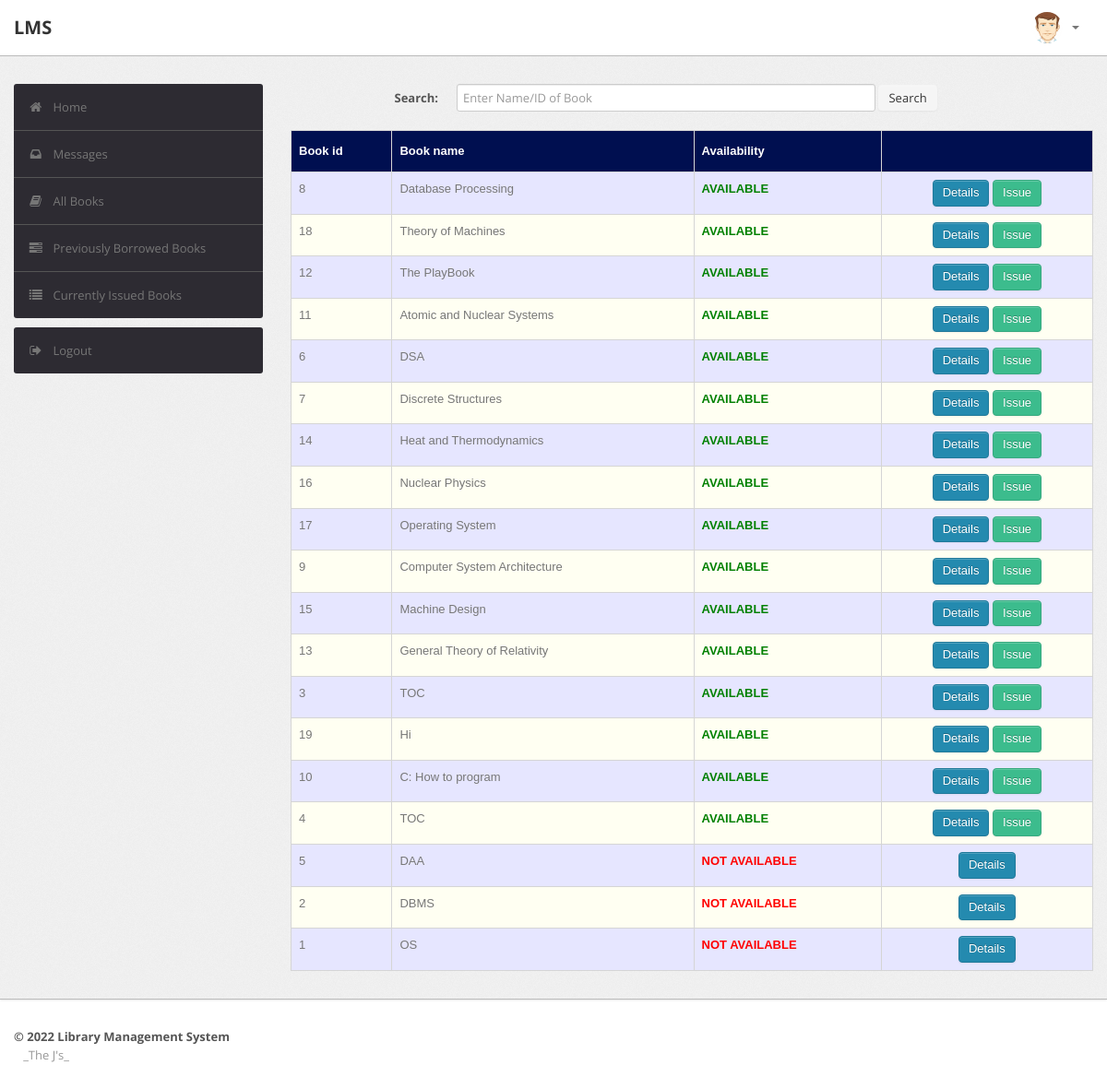
Page /faculty/book.php (signed in) on the earlier database version.
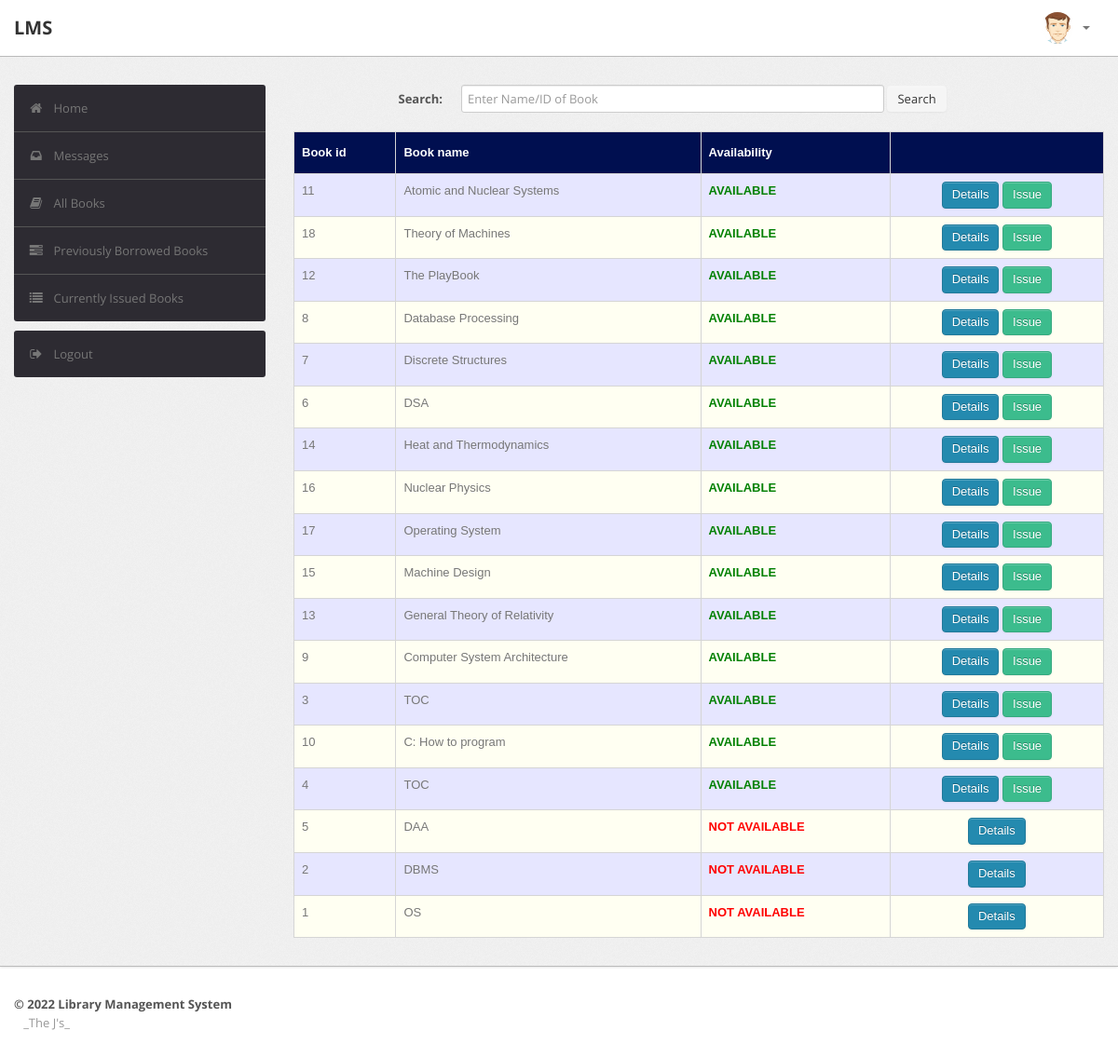
Same page on the later database version.
### tables this page shows
CREATE TABLE `book` (
  `BookId` int(10) NOT NULL,
  `Title` varchar(50) DEFAULT NULL,
  `Publisher` varchar(50) DEFAULT NULL,
  `Year` varchar(50) DEFAULT NULL,
  `Availability` int(5) DEFAULT NULL
);

### faculty/book.php (the view, shortened to what the changed rows need)
<?php
require('dbconn.php');
?>
<?php
if ($_SESSION['RollNo']) {
    ?>
<!DOCTYPE html>
<html lang="en">
    <head>
        <link type="text/css" href="bootstrap/css/bootstrap.min.css" rel="stylesheet">
        <link type="text/css" href="bootstrap/css/bootstrap-responsive.min.css" rel="stylesheet">
        <link type="text/css" href="css/theme.css" rel="stylesheet">
        <link type="text/css" href="images/icons/css/font-awesome.css" rel="stylesheet">
    </head>
    <body>
        <div class="wrapper">
            <div class="container">
                <div class="row">
                    <div class="span9">
                                    <br>
                                    <?php
                                    if(isset($_POST['submit']))
                                        {$s=$_POST['title'];
                                            $sql="select * from LMS.book where BookId='$s' or Title like '%$s%'";
                                        }
                                    else
                                        $sql="select * from LMS.book order by Availability DESC";
                                    $result=$conn->query($sql);
                                    $rowcount=mysqli_num_rows($result);
                                    if(!($rowcount))
                                        echo "<br><center><h2><b><i>No Results</i></b></h2></center>";
                                    else
                                    {
                                    ?>
                        <table class="table" id = "tables">
                                  <thead>
                                    <tr>
                                      <th>Book id</th>
                                      <th>Book name</th>
                                      <th>Availability</th>
                                      <th></th>
                                    </tr>
                                  </thead>
                                  <tbody>
                                    <?php
                            while($row=$result->fetch_assoc())
                            {
                                $bookid=$row['BookId'];
                                $name=$row['Title'];
                                $avail=$row['Availability'];
                            ?>
                                    <tr>
                                      <td><?php echo $bookid ?></td>
                                      <td><?php echo $name ?></td>
                                      <td><b><?php
                                           if($avail > 0)
                                              echo "<font color=\"green\">AVAILABLE</font>";
                                            else
                                            	echo "<font color=\"red\">NOT AVAILABLE</font>";
                                                 ?>
                                                 </b></td>
                                      <td><center><a href="bookdetails.php?id=<?php echo $bookid; ?>" class="btn btn-primary">Details</a>
                                      	<?php
                                      	if($avail > 0)
                                      		echo "<a href=\"issue_request.php?id=".$bookid."\" class=\"btn btn-success\">Issue</a>";
                                        ?>
                                        </center></td>
                                    </tr>
                               <?php }} ?>
                               </tbody>
                                </table>
                            </div>
                </div>
                </div>
            </div>
    </body>
</html>
<?php }
else {
    echo "<script type='text/javascript'>alert('Access Denied!!!')</script>";
} ?>

Differences in the rows shown:
removed book: BookId "19", Title "Hi", Availability "AVAILABLE"
changed book "Atomic and Nuclear Systems": moves up the list
shown differently, row unchanged: book "Database Processing": moves down the list
shown differently, row unchanged: book "Discrete Structures": moves up the list
changed book "Computer System Architecture": moves down the list
